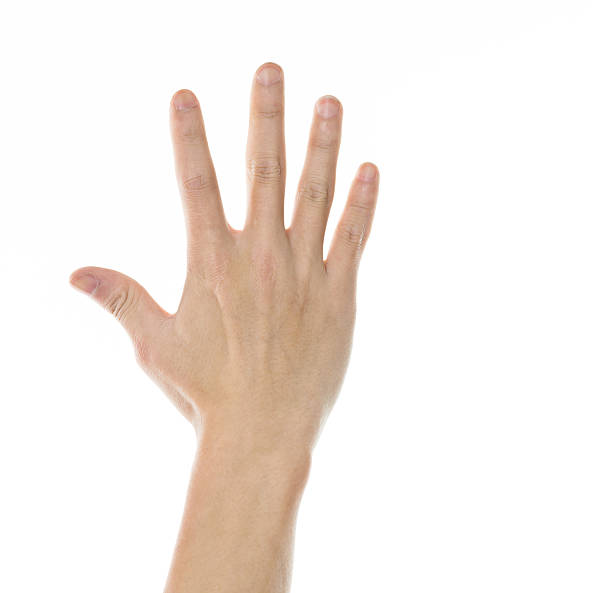
#> input picture right-hand-real.jpg, 612 x 593 px
$ jupyter execute --allow-errors contrained-hand-match.ipynb   (shell and % lines are left out)
#> lines starting #> are read from the running program, lines starting #| are printed output that depends on the picture; after the words box and inside, x2 and y2 are one past the last pixel; in counts of white or black regions, pixels touching at a corner belong together; pictures that were not available may be replaced by others from this repository, and a replacement may not be noted
[cell 1]
import cv2
import mediapipe as mp
import imageio
import matplotlib.pyplot as plt
import numpy as np
from nanomesh import Mesher2D
from nanomesh import Image as nmImg
import numpy as np

[cell 2]
# Initialize MediaPipe Hands
mp_hands = mp.solutions.hands
#> (the rest of this cell did not finish here and is left out)

[cell 3]
from einops import rearrange
# Step 1: Load the image and preprocess
image = cv2.imread("right-hand-real.jpg")  # Replace with your image
#> image is the input picture: shape (593, 612, 3); mean B, G, R 231.3, 236.9, 244.8
binary_image = image.sum(-1) / (255*3)
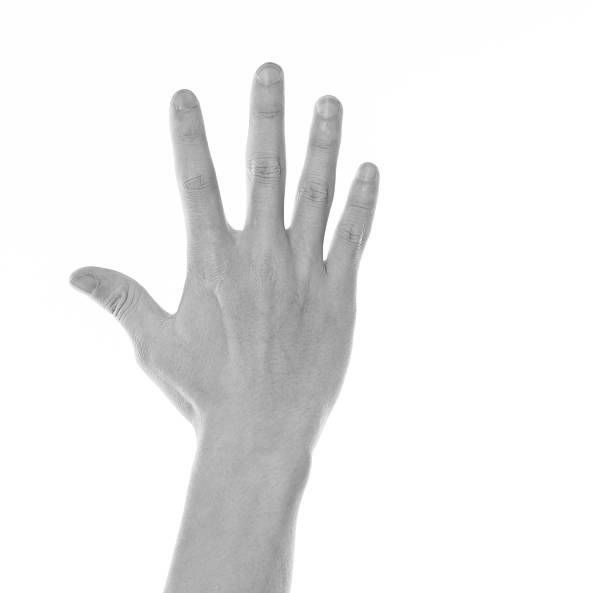
#> binary_image: shape (593, 612) float64; min 0.388, max 1, mean 0.932
gray = cv2.cvtColor(image, cv2.COLOR_BGR2GRAY)
mask = binary_image < (binary_image.max()*0.9)
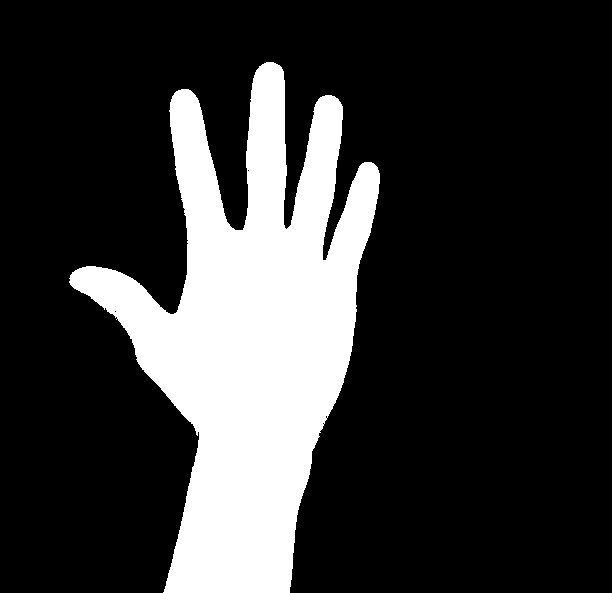
#> mask: shape (593, 612) bool; 21.1% white; 1 white region, box (x1, y1, x2, y2) and area: (69, 62, 380, 593) 76614

#> (the rest of this cell did not finish here and is left out)

#> (a cell that did not finish here is left out)

[cell 5]
import cv2
import numpy as np
from scipy.spatial import Delaunay
import triangle as tr  # Install with `pip install triangle`
import matplotlib.pyplot as plt
from skimage import measure

def poisson_disk_sampling(mask, radius):
    """
    Generate points inside a mask using Poisson disk sampling.
    :param mask: Binary mask of the hand (255 for inside, 0 for outside).
    :param radius: Minimum distance between points.
    :return: List of points (x, y) inside the mask.
    """
    h, w = mask.shape
    points = []

    while len(points) < 500:  # Limit max points to avoid infinite loops
        x, y = np.random.randint(0, w), np.random.randint(0, h)
        if mask[y, x]:  # Ensure the point is inside the hand contour
            if all(np.linalg.norm(np.array([x, y]) - np.array(p)) > radius for p in points):
                points.append((x, y))

    return np.array(points)

def constrained_delaunay(contour, interior_points):
    """
    Perform constrained Delaunay triangulation on the hand.
    :param contour: Points forming the boundary of the hand.
    :param interior_points: Sampled interior points.
    :return: Triangulated mesh.
    """
    points = np.vstack([contour, interior_points])
    segments = [[i, (i + 1) % len(contour)] for i in range(len(contour))]

    # Triangle input
    t = {"vertices": points, "segments": segments}
    triangulated = tr.triangulate(t, 'p')  # 'p' ensures only constrained triangulation

    return triangulated

# Step 1: Load the image and preprocess
image = cv2.imread("right-hand-real.jpg")  # Replace with your image
binary_image = image.sum(-1) / (255*3)
gray = cv2.cvtColor(image, cv2.COLOR_BGR2GRAY)

# np.array()
mask = binary_image < (binary_image.max()*0.9)

plt.imshow(mask)
# [7 lines of commented-out code are left out]
hand_contour = measure.find_contours(mask, level=0.5)
#> hand_contour = 4 point arrays, longest 2609 points

# Step 3: Sample interior points using Poisson disk sampling
radius = 10  # Minimum distance between points
interior_points = poisson_disk_sampling(mask, radius)
#> after the loop in poisson_disk_sampling, `while len(points) < 500:`: points = 500 pairs, first value 71 to 377, second value 67 to 592
#> interior_points has the same summary as points in poisson_disk_sampling

# Step 4: Perform constrained Delaunay triangulation
#> (the rest of this cell did not finish here and is left out)

[cell 6]
import cv2
import numpy as np
from scipy.spatial import Delaunay
import mediapipe as mp
import matplotlib.pyplot as plt

# [8 lines left out: function draw_delaunay, not called in this run]

# Initialize MediaPipe Hands
mp_hands = mp.solutions.hands
#> (the rest of this cell did not finish here and is left out)

[cell 7]
import cv2
import numpy as np
from scipy.spatial import Delaunay

# [23 lines left out: function piecewise_affine_warp, not called in this run]

# Example usage
image = cv2.imread('hand.jpg')  # Replace with your image
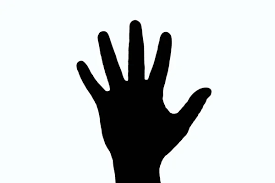
#> input picture hand.png, 275 x 183 px, given in place of hand.jpg, which was not available
#> image is the input picture: shape (183, 275, 3); mean B, G, R 204.5, 203.7, 199.9
